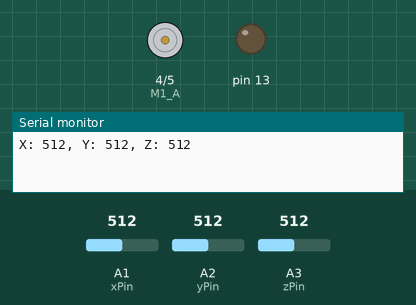
Simulated run of this sketch. Board: Arduino Uno, built with avr-gcc and run on an emulated ATmega328P. Parts: motor-driver pin pairs drawn as motors (green arrow = first pin HIGH = forward, orange = second pin HIGH = backward, longer = more drive), output pins drawn as LEDs (lit = HIGH), the last lines printed to the serial monitor. Inputs (shaded band) come from the test bench; at power-on: A1 (xPin) = 512, A2 (yPin) = 512, A3 (zPin) = 512.

Above: at 1.2 s.
1.3 s: A1 (xPin) set to 474
At 6.2 s:
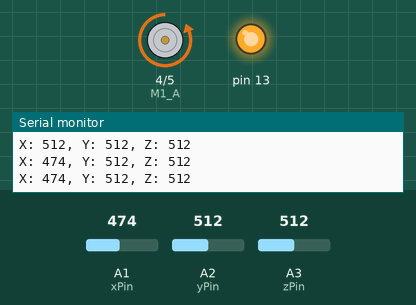
6.5 s: A1 (xPin) set to 533
11.2 s: A1 (xPin) set to 558
At 16.2 s:
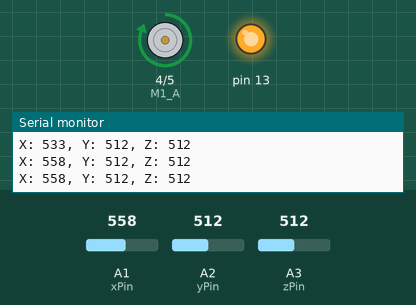
16.5 s: A1 (xPin) set to 440
At 20.3 s:
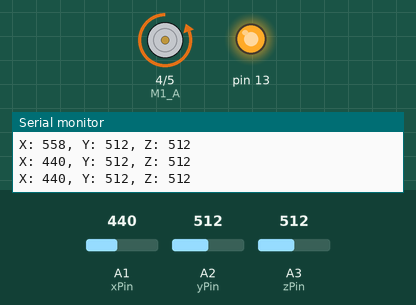
21.5 s: A1 (xPin) set to 716
At 25.4 s:
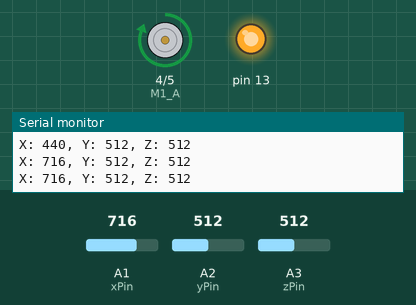
Timing chart, 0 to 26.9 s (numbered marks = the images above; inputs shaded):
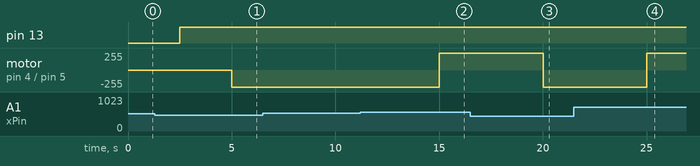

Measured:
- the behaviour switches between 482 and 481 on A1 (xPin) (found by bisection; images 0 and 1)
- the behaviour switches between 542 and 543 on A1 (xPin) (found by bisection; images 1 and 2)
- after the input at 1.3 s, motor on pin 4 (M1_A) / pin 5 (M1_B): stopped → backward 255/255 after 3.7 s
- after the input at 11.2 s, motor on pin 4 (M1_A) / pin 5 (M1_B): backward 255/255 → forward 255/255 after 3.8 s
- after the input at 16.5 s, motor on pin 4 (M1_A) / pin 5 (M1_B): forward 255/255 → backward 255/255 after 3.5 s
- after the input at 21.5 s, motor on pin 4 (M1_A) / pin 5 (M1_B): backward 255/255 → forward 255/255 after 3.5 s

The sketch:

Accelerometer.ino
```cpp
#define M1_A 4
#define M1_B 5
#define M2_A 6
#define M2_B 7

const int xPin = A1;
const int yPin = A2;
const int zPin = A3;
int j;
int k;
int l;

void setup() {
  Serial.begin(9600);

  pinMode(M1_A,OUTPUT);
  pinMode(M1_B,OUTPUT);
  pinMode(M1_A,OUTPUT);
  pinMode(M1_B,OUTPUT);

  pinMode(13,OUTPUT);

  for(int i=0; i<5; i++){
    int xVal = analogRead(xPin);
    j+=xVal;
  }

  j/=5;
}

void loop() {
  int xVal = analogRead(xPin);
  int yVal = analogRead(yPin);
  int zVal = analogRead(zPin);

  Serial.print("X: ");
  Serial.print(xVal);
  Serial.print(",");
  Serial.print(" Y: ");
  Serial.print(yVal);
  Serial.print(",");
  Serial.print(" Z: ");
  Serial.println(zVal);
  delay(2500);

  if (xVal<(j-30)){

    digitalWrite(13,HIGH);

    digitalWrite(M1_A,LOW);
    digitalWrite(M1_B,HIGH);
    digitalWrite(M2_A,LOW);
    digitalWrite(M2_B,HIGH);

  }
  else if (xVal>(j+30)){

    digitalWrite(13,HIGH);

    digitalWrite(M1_A,HIGH);
    digitalWrite(M1_B,LOW);
    digitalWrite(M2_A,HIGH);
    digitalWrite(M2_B,LOW);

  } else if (yVal>450){

    digitalWrite(13,HIGH);

    digitalWrite(M2_A,HIGH);
    digitalWrite(M2_B,LOW);

  } else if (yVal<330){

    digitalWrite(13,HIGH);

    digitalWrite(M1_A,HIGH);
    digitalWrite(M1_B,LOW);

  } else {
    digitalWrite(13,LOW);

    digitalWrite(M1_A,LOW);
    digitalWrite(M1_B,LOW);
    digitalWrite(M2_A,LOW);
    digitalWrite(M2_B,LOW);
  }
}
```
